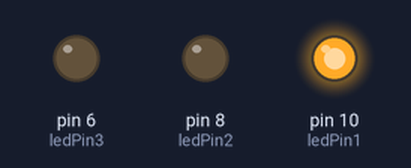
A sketch run on a simulated Arduino Uno, built with avr-gcc and run on an emulated ATmega328P. On the bench: output pins drawn as LEDs (lit = HIGH).

Above: at 0.5 s.
At 1.5 s:
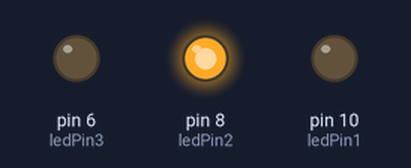
At 5.5 s:
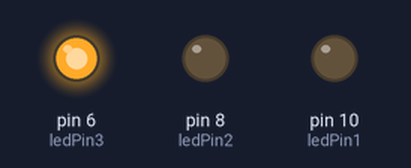
Timing chart, 0 to 6.9 s (numbered marks = the images above):
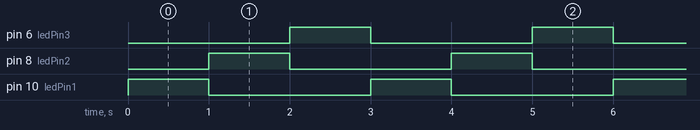

Measured:
- by itself, pin 6 (ledPin3), pin 8 (ledPin2), pin 10 (ledPin1): alternates HIGH for 1.0 s and LOW for 2.0 s
- by itself, everything shown: repeats every 3.0 s, in 4 steps

The sketch:

ledPotentiometer.ino
```cpp
const int ledPin1 = 10;
const int ledPin2 = 8;
const int ledPin3 = 6;


void setup() {
  pinMode(ledPin1, OUTPUT);
  pinMode(ledPin2, OUTPUT);
  pinMode(ledPin3, OUTPUT);
}

void loop() {
   // LED 1
  digitalWrite(ledPin1, HIGH);
  delay(1000);
  digitalWrite(ledPin1, LOW);

  // LED 2
  digitalWrite(ledPin2, HIGH);
  delay(1000);
  digitalWrite(ledPin2, LOW);

  // LED 3
  digitalWrite(ledPin3, HIGH);
  delay(1000);
  digitalWrite(ledPin3, LOW);
}
```
